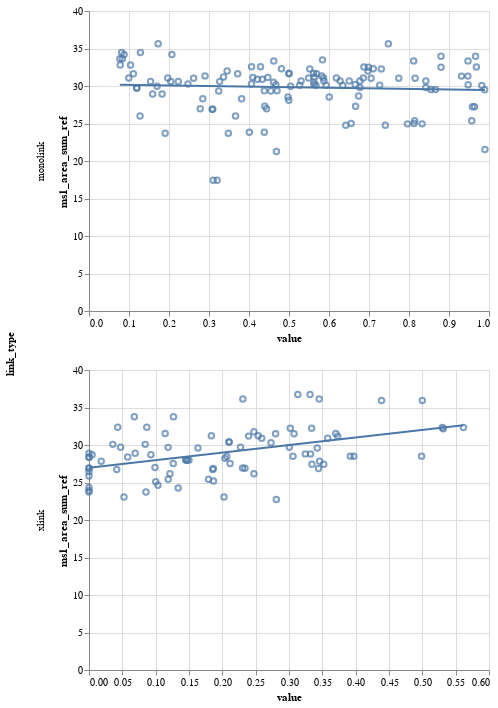

The notebook cell saved with this chart:
### Code cell
c = alt.Chart(dfs).mark_point().encode(
    x='value',
    y=alt.Y('ms1_area_sum_ref'),
)
c = c + c.transform_regression('value', 'ms1_area_sum_ref').mark_line()
c.facet(
    row='link_type'
).resolve_scale(x='independent', y='independent')

### Figure 1 — Vega-Lite specification as saved in the notebook (floating-point values rounded to 4 significant figures; data arrays with more than 128 entries replaced by an {"elided": "..."} marker saying what was removed)
{"config": {"view": {"continuousWidth": 400, "continuousHeight": 300}}, "data": {"name": "data-95e9a268c46acfd738a096ffc77da6fa"}, "facet": {"row": {"type": "nominal", "field": "link_type"}}, "spec": {"layer": [{"mark": "point", "encoding": {"x": {"type": "quantitative", "field": "value"}, "y": {"type": "quantitative", "field": "ms1_area_sum_ref"}}}, {"mark": "line", "encoding": {"x": {"type": "quantitative", "field": "value"}, "y": {"type": "quantitative", "field": "ms1_area_sum_ref"}}, "transform": [{"on": "value", "regression": "ms1_area_sum_ref"}]}]}, "resolve": {"scale": {"x": "independent", "y": "independent"}}, "$schema": "https://vega.github.io/schema/vega-lite/v4.0.2.json", "datasets": {"data-95e9a268c46acfd738a096ffc77da6fa": {"elided": "213 records"}}}
